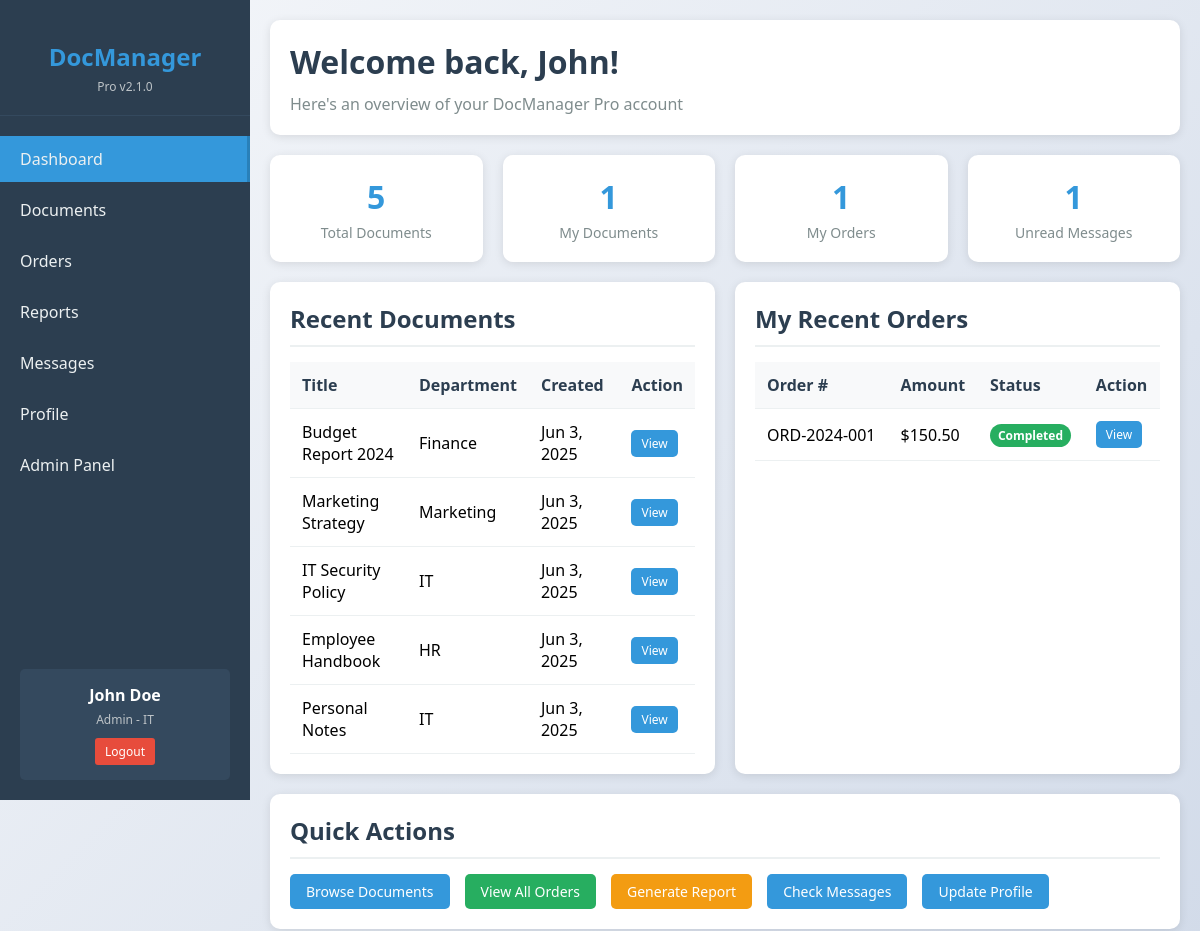
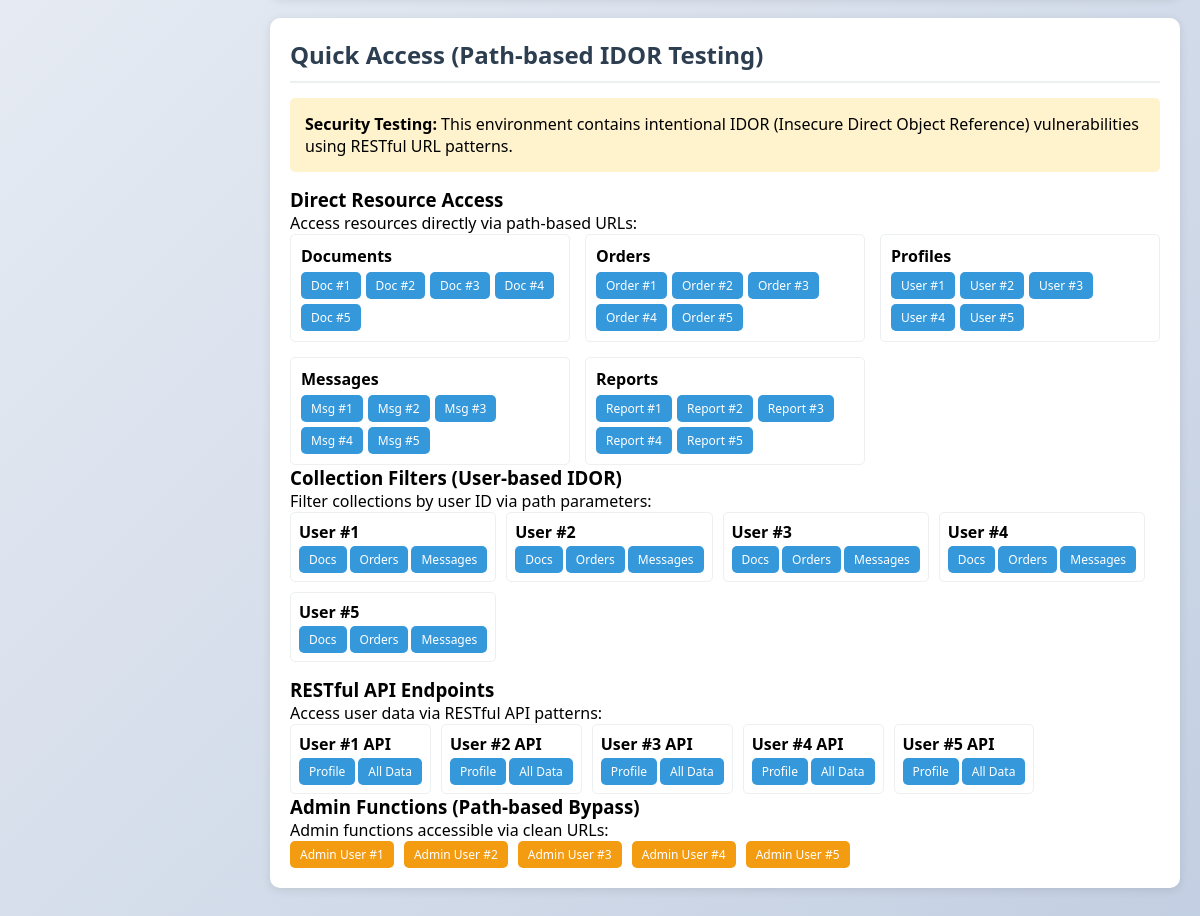
/dashboard.php (signed in), run on the app's committed database (2 pictures, top to bottom).
### tables this page shows
CREATE TABLE documents (
    id INT AUTO_INCREMENT PRIMARY KEY,
    title VARCHAR(200) NOT NULL,
    filename VARCHAR(255) NOT NULL,
    file_path VARCHAR(500) NOT NULL,
    owner_id INT NOT NULL,
    department VARCHAR(50),
    is_confidential BOOLEAN DEFAULT FALSE,
    created_at TIMESTAMP DEFAULT CURRENT_TIMESTAMP,
    FOREIGN KEY (owner_id) REFERENCES users(id)
);

CREATE TABLE orders (
    id INT AUTO_INCREMENT PRIMARY KEY,
    user_id INT NOT NULL,
    order_number VARCHAR(50) UNIQUE NOT NULL,
    total_amount DECIMAL(10,2) NOT NULL,
    status ENUM('pending', 'processing', 'completed', 'cancelled') DEFAULT 'pending',
    order_date TIMESTAMP DEFAULT CURRENT_TIMESTAMP,
    FOREIGN KEY (user_id) REFERENCES users(id)
);

### config.php (called while the page is built)
<?php
$config = [
    'database' => [
        'host' => 'database',
        'user' => 'webuser',
        'pass' => 'WebPass123',
        'name' => 'docmanager',
    ],
    'app' => [
        'name' => 'DocManager Pro',
        'version' => '2.1.0',
        'upload_path' => '/var/www/html/uploads/',
        'max_file_size' => 10485760,
    ],
    'security' => [
        'session_lifetime' => 3600,
        'password_hash' => false,
    ]
];

### auth.php (called while the page is built, shortened)
<?php
require_once 'config.php';
class Auth {
    public function __construct() {
        global $config;
        $this->db = new mysqli(
            $config['database']['host'],
            $config['database']['user'],
            $config['database']['pass'],
            $config['database']['name']
        );
    }
    public function isLoggedIn() {
        return isset($_SESSION['user_id']) && isset($_SESSION['login_time']);
    }
    public function getCurrentUser() {
        if ($this->isLoggedIn()) {
            return [
                'id' => $_SESSION['user_id'],
                'username' => $_SESSION['username'],
                'email' => $_SESSION['email'],
                'first_name' => $_SESSION['first_name'],
                'last_name' => $_SESSION['last_name'],
                'role' => $_SESSION['role'],
                'department' => $_SESSION['department']
            ];
        }
        return null;
    }
}
function requireLogin() {
    $auth = new Auth();
    return $auth->getCurrentUser();
}

### dashboard.php (the view, shortened to what this page needs)
<?php
require_once 'auth.php';
$user = requireLogin();
require_once 'config.php';
$db = new mysqli($config['database']['host'], $config['database']['user'], $config['database']['pass'], $config['database']['name']);
$totalDocs = $db->query("SELECT COUNT(*) as count FROM documents")->fetch_assoc()['count'];
$myDocs = $db->query("SELECT COUNT(*) as count FROM documents WHERE owner_id = " . $user['id'])->fetch_assoc()['count'];
$totalOrders = $db->query("SELECT COUNT(*) as count FROM orders WHERE user_id = " . $user['id'])->fetch_assoc()['count'];
$unreadMessages = $db->query("SELECT COUNT(*) as count FROM messages WHERE recipient_id = " . $user['id'] . " AND is_read = 0")->fetch_assoc()['count'];
$recentDocs = $db->query("SELECT * FROM documents ORDER BY created_at DESC LIMIT 5");
$recentOrders = $db->query("SELECT * FROM orders WHERE user_id = " . $user['id'] . " ORDER BY order_date DESC LIMIT 3");
?>
<!DOCTYPE html>
<html lang="en">
<head>
    <link rel="stylesheet" href="style.css">
</head>
<body>
    <div class="container">
        <div class="sidebar">
            <div class="logo">
                <h2>DocManager</h2>
                <p>Pro v2.1.0</p>
            </div>
            <nav>
                <ul>
                    <li><a href="dashboard.php" class="active">Dashboard</a></li>
                    <li><a href="documents.php">Documents</a></li>
                    <li><a href="orders.php">Orders</a></li>
                    <li><a href="reports.php">Reports</a></li>
                    <li><a href="messages.php">Messages</a></li>
                    <li><a href="profile.php">Profile</a></li>
                    <?php if ($user['role'] === 'admin'): ?>
                    <li><a href="admin.php">Admin Panel</a></li>
                    <?php endif; ?>
                </ul>
            </nav>
            <div class="user-info">
                <div class="name"><?php echo htmlspecialchars($user['first_name'] . ' ' . $user['last_name']); ?></div>
                <div class="role"><?php echo ucfirst($user['role']); ?> - <?php echo htmlspecialchars($user['department']); ?></div>
                <a href="logout.php" class="logout">Logout</a>
            </div>
        </div>
        <div class="main-content">
            <div class="header">
                <h1>Welcome back, <?php echo htmlspecialchars($user['first_name']); ?>!</h1>
                <p>Here's an overview of your DocManager Pro account</p>
            </div>
            <div class="stats-grid">
                <div class="stat-card">
                    <div class="number"><?php echo $totalDocs; ?></div>
                    <div class="label">Total Documents</div>
                </div>
                <div class="stat-card">
                    <div class="number"><?php echo $myDocs; ?></div>
                    <div class="label">My Documents</div>
                </div>
                <div class="stat-card">
                    <div class="number"><?php echo $totalOrders; ?></div>
                    <div class="label">My Orders</div>
                </div>
                <div class="stat-card">
                    <div class="number"><?php echo $unreadMessages; ?></div>
                    <div class="label">Unread Messages</div>
                </div>
            </div>
            <div class="grid">
                <div class="card">
                    <h2>Recent Documents</h2>
                    <table class="table">
                        <thead>
                            <tr>
                                <th>Title</th>
                                <th>Department</th>
                                <th>Created</th>
                                <th>Action</th>
                            </tr>
                        </thead>
                        <tbody>
                            <?php while ($doc = $recentDocs->fetch_assoc()): ?>
                            <tr>
                                <td><?php echo htmlspecialchars($doc['title']); ?></td>
                                <td><?php echo htmlspecialchars($doc['department']); ?></td>
                                <td><?php echo date('M j, Y', strtotime($doc['created_at'])); ?></td>
                                <td><a href="view_document.php?id=<?php echo $doc['id']; ?>" class="btn btn-sm">View</a></td>
                            </tr>
                            <?php endwhile; ?>
                        </tbody>
                    </table>
                </div>
                <div class="card">
                    <h2>My Recent Orders</h2>
                    <table class="table">
                        <thead>
                            <tr>
                                <th>Order #</th>
                                <th>Amount</th>
                                <th>Status</th>
                                <th>Action</th>
                            </tr>
                        </thead>
                        <tbody>
                            <?php while ($order = $recentOrders->fetch_assoc()): ?>
                            <tr>
                                <td><?php echo htmlspecialchars($order['order_number']); ?></td>
                                <td>$<?php echo number_format($order['total_amount'], 2); ?></td>
                                <td>
                                    <span class="badge badge-<?php
                                        echo $order['status'] === 'completed' ? 'success' :
                                             ($order['status'] === 'processing' ? 'warning' : 'info');
                                    ?>">
                                        <?php echo ucfirst($order['status']); ?>
                                    </span>
                                </td>
                                <td><a href="view_order.php?id=<?php echo $order['id']; ?>" class="btn btn-sm">View</a></td>
                            </tr>
                            <?php endwhile; ?>
                        </tbody>
                    </table>
                </div>
            </div>
            <div class="card">
                <h2>Quick Actions</h2>
                <div style="display: flex; gap: 15px; flex-wrap: wrap;">
                    <a href="documents.php" class="btn">Browse Documents</a>
                    <a href="orders.php" class="btn btn-success">View All Orders</a>
                    <a href="reports.php" class="btn btn-warning">Generate Report</a>
                    <a href="messages.php" class="btn">Check Messages</a>
                    <a href="profile.php" class="btn">Update Profile</a>
                </div>
            </div>
            <div class="card">
                <h2>Quick Access (Path-based IDOR Testing)</h2>
                <div style="background: #fff3cd; padding: 15px; border-radius: 5px; margin-bottom: 15px;">
                    <strong>Security Testing:</strong> This environment contains intentional IDOR (Insecure Direct Object Reference) vulnerabilities using RESTful URL patterns.
                </div>
                <h3>Direct Resource Access</h3>
                <p>Access resources directly via path-based URLs:</p>
                <div style="display: grid; grid-template-columns: repeat(auto-fit, minmax(250px, 1fr)); gap: 15px;">
                    <div style="border: 1px solid #ecf0f1; padding: 10px; border-radius: 5px;">
                        <strong>Documents</strong><br>
                        <div style="display: flex; gap: 5px; margin-top: 5px; flex-wrap: wrap;">
                            <?php for ($i = 1; $i <= 5; $i++): ?>
                                <a href="documents/<?php echo $i; ?>/view" class="btn btn-sm">Doc #<?php echo $i; ?></a>
                            <?php endfor; ?>
                        </div>
                    </div>
                    <div style="border: 1px solid #ecf0f1; padding: 10px; border-radius: 5px;">
                        <strong>Orders</strong><br>
                        <div style="display: flex; gap: 5px; margin-top: 5px; flex-wrap: wrap;">
                            <?php for ($i = 1; $i <= 5; $i++): ?>
                                <a href="orders/<?php echo $i; ?>/view" class="btn btn-sm">Order #<?php echo $i; ?></a>
                            <?php endfor; ?>
                        </div>
                    </div>
                    <div style="border: 1px solid #ecf0f1; padding: 10px; border-radius: 5px;">
                        <strong>Profiles</strong><br>
                        <div style="display: flex; gap: 5px; margin-top: 5px; flex-wrap: wrap;">
                            <?php for ($i = 1; $i <= 5; $i++): ?>
                                <a href="profiles/<?php echo $i; ?>/view" class="btn btn-sm">User #<?php echo $i; ?></a>
                            <?php endfor; ?>
                        </div>
                    </div>
                    <div style="border: 1px solid #ecf0f1; padding: 10px; border-radius: 5px;">
                        <strong>Messages</strong><br>
                        <div style="display: flex; gap: 5px; margin-top: 5px; flex-wrap: wrap;">
                            <?php for ($i = 1; $i <= 5; $i++): ?>
                                <a href="messages/<?php echo $i; ?>/view" class="btn btn-sm">Msg #<?php echo $i; ?></a>
                            <?php endfor; ?>
                        </div>
                    </div>
                    <div style="border: 1px solid #ecf0f1; padding: 10px; border-radius: 5px;">
                        <strong>Reports</strong><br>
                        <div style="display: flex; gap: 5px; margin-top: 5px; flex-wrap: wrap;">
                            <?php for ($i = 1; $i <= 5; $i++): ?>
                                <a href="reports/<?php echo $i; ?>/view" class="btn btn-sm">Report #<?php echo $i; ?></a>
                            <?php endfor; ?>
                        </div>
                    </div>
                </div>
                <h3>Collection Filters (User-based IDOR)</h3>
                <p>Filter collections by user ID via path parameters:</p>
                <div style="display: flex; gap: 10px; flex-wrap: wrap; margin-bottom: 15px;">
                    <?php for ($i = 1; $i <= 5; $i++): ?>
                        <div style="border: 1px solid #ecf0f1; padding: 8px; border-radius: 5px;">
                            <strong>User #<?php echo $i; ?></strong><br>
                            <div style="display: flex; gap: 3px; margin-top: 3px;">
                                <a href="documents/user/<?php echo $i; ?>" class="btn btn-sm">Docs</a>
                                <a href="orders/user/<?php echo $i; ?>" class="btn btn-sm">Orders</a>
                                <a href="messages/user/<?php echo $i; ?>" class="btn btn-sm">Messages</a>
                            </div>
                        </div>
                    <?php endfor; ?>
                </div>
                <h3>RESTful API Endpoints</h3>
                <p>Access user data via RESTful API patterns:</p>
                <div style="display: flex; gap: 10px; flex-wrap: wrap;">
                    <?php for ($i = 1; $i <= 5; $i++): ?>
                        <div style="border: 1px solid #ecf0f1; padding: 8px; border-radius: 5px;">
                            <strong>User #<?php echo $i; ?> API</strong><br>
                            <div style="display: flex; gap: 3px; margin-top: 3px;">
                                <a href="api/users/<?php echo $i; ?>" target="_blank" class="btn btn-sm">Profile</a>
                                <a href="api/users/<?php echo $i; ?>/data" target="_blank" class="btn btn-sm">All Data</a>
                            </div>
                        </div>
                    <?php endfor; ?>
                </div>
                <h3>Admin Functions (Path-based Bypass)</h3>
                <p>Admin functions accessible via clean URLs:</p>
                <div style="display: flex; gap: 10px; flex-wrap: wrap;">
                    <?php for ($i = 1; $i <= 5; $i++): ?>
                        <a href="admin/users/<?php echo $i; ?>/view-data" class="btn btn-sm btn-warning">Admin User #<?php echo $i; ?></a>
                    <?php endfor; ?>
                </div>
            </div>
        </div>
    </div>
</body>
</html>

### data on the page
documents: title "Budget Report 2024", department "Finance", created_at "Jun 3, 2025"
documents: title "Marketing Strategy", department "Marketing", created_at "Jun 3, 2025"
documents: title "IT Security Policy", department "IT", created_at "Jun 3, 2025"
documents: title "Employee Handbook", department "HR", created_at "Jun 3, 2025"
documents: title "Personal Notes", department "IT", created_at "Jun 3, 2025"
orders: order_number "ORD-2024-001", total_amount "150.50", status "Completed"

### other printed values
$user['first_name'] . ' ' . $user['last_name'] "John Doe"
$user['role'] "Admin"
$user['department'] "IT"
$user['first_name'] "John"
$totalDocs "5"
$myDocs "1"
$totalOrders "1"
$unreadMessages "1"
